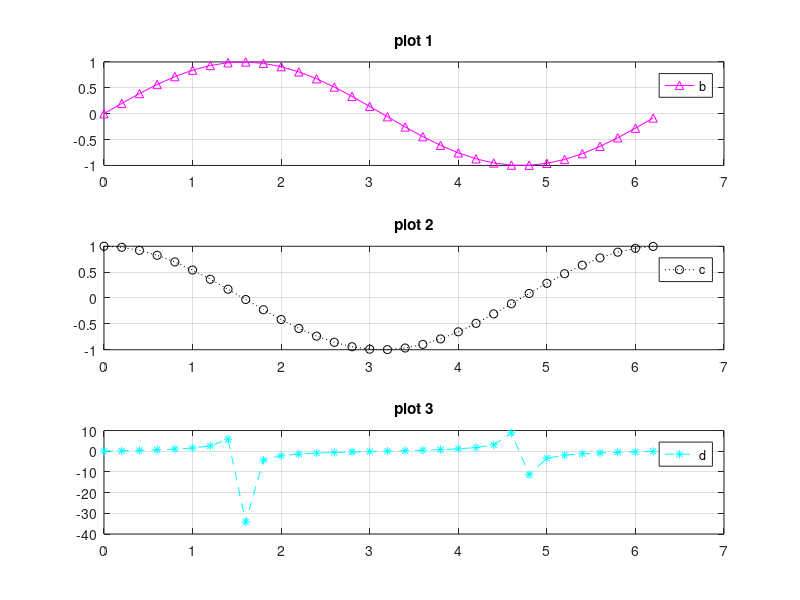

The MATLAB script that drew this image:
a=0:0.2:2*pi
b=sin(a)
c=cos(a)
d=tan(a)



subplot(3,1,1);plot(a,b,'m','marker','^');title('plot 1')
legend('b')
grid on

subplot(3,1,2);plot(a,c,'k:o');title('plot 2')
legend('c')
grid on

subplot(3,1,3);plot(a,d,'c--*');title('plot 3')
legend('d')
grid on

